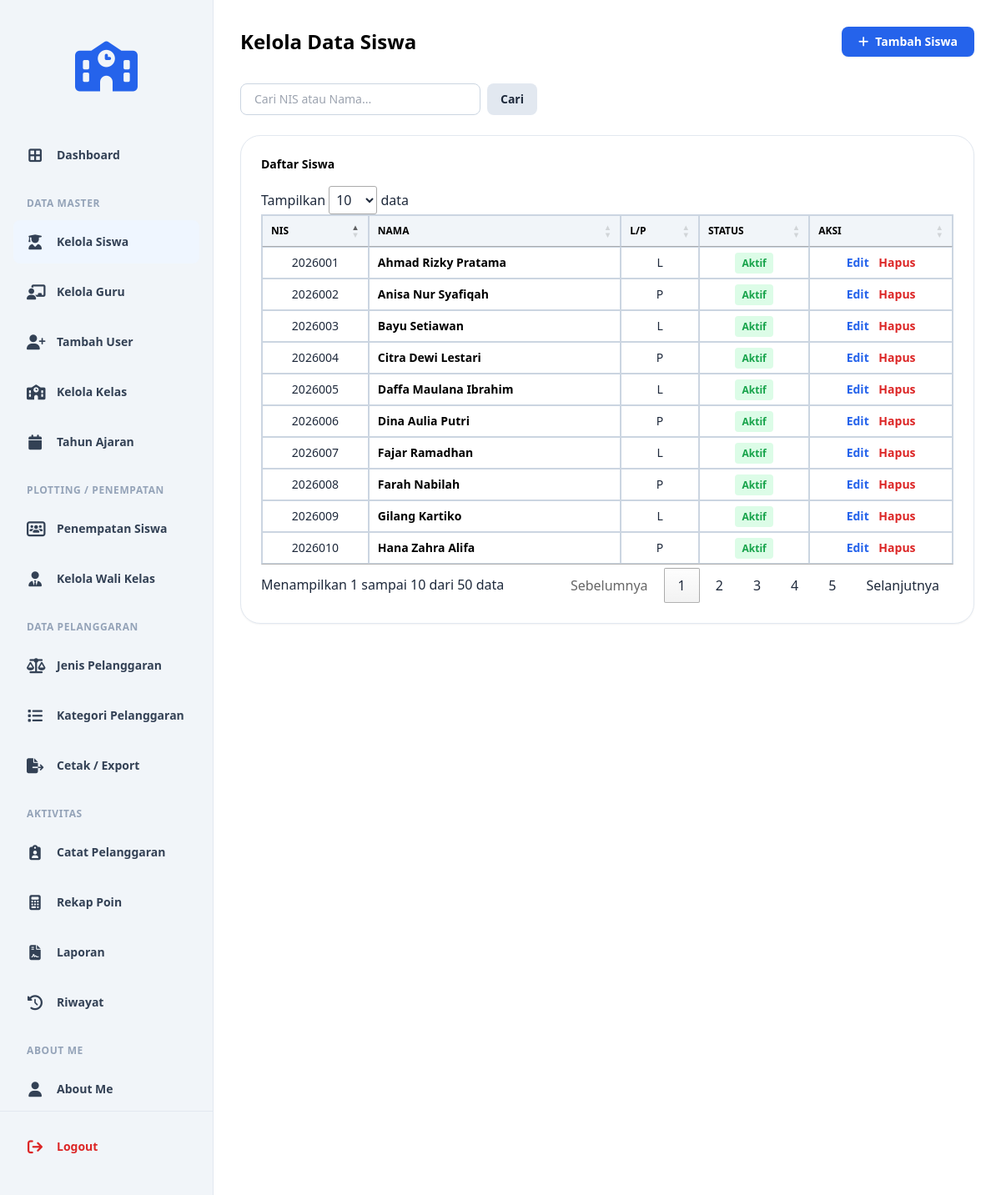
Page /kelola_siswa.php (signed in) on the earlier database version.
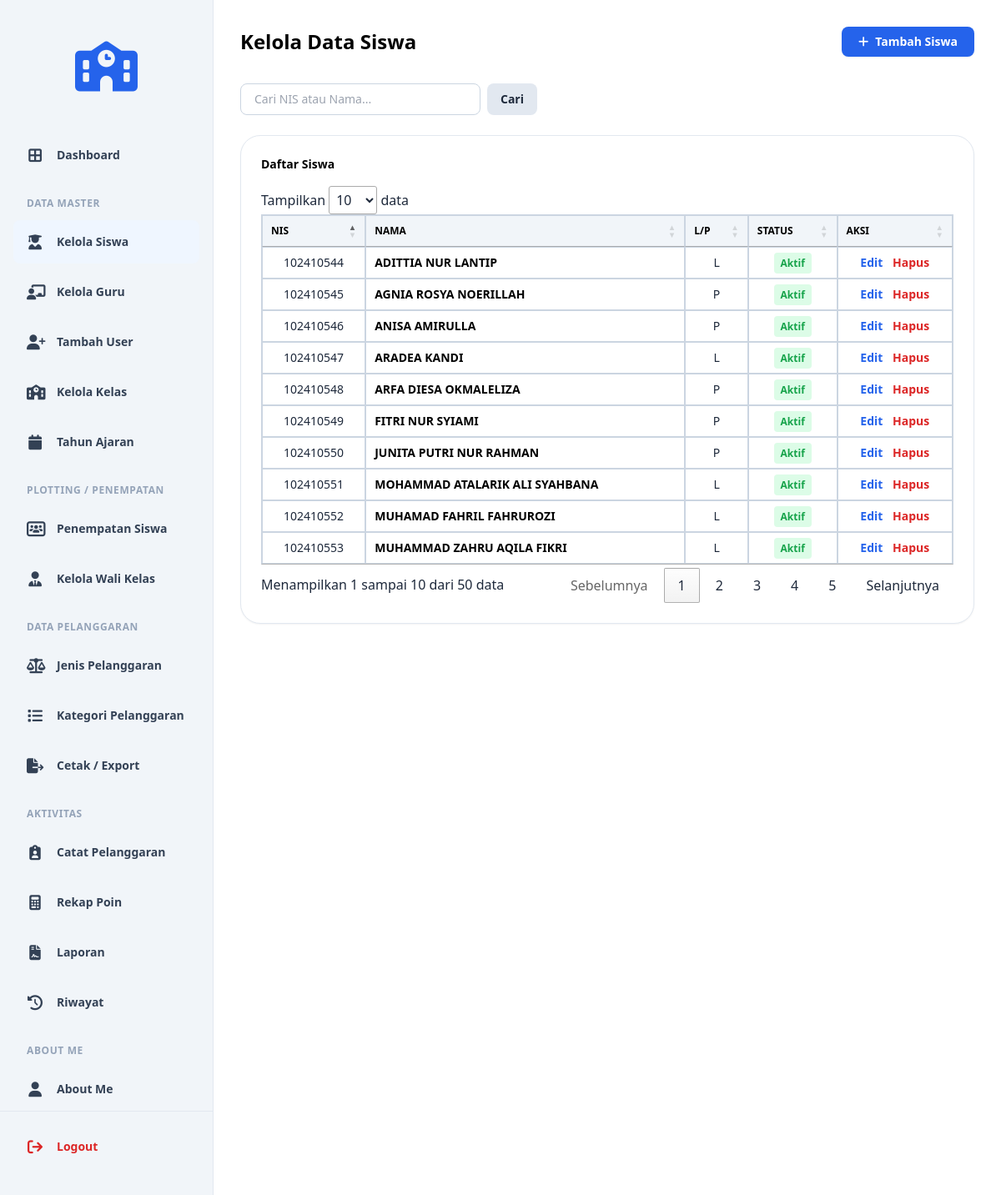
Same page on the later database version.
### tables this page shows
CREATE TABLE `t_siswa` (
  `id` int(11) NOT NULL,
  `nis` varchar(20) DEFAULT NULL,
  `nisn` varchar(20) DEFAULT NULL,
  `nama` varchar(150) DEFAULT NULL,
  `jenis_kelamin` varchar(4) NOT NULL,
  `tanggal_lahir` date NOT NULL,
  `alamat` text NOT NULL,
  `status_aktif` tinyint(1) NOT NULL,
  `created_at` timestamp NOT NULL DEFAULT current_timestamp(),
  `updated_at` timestamp NOT NULL DEFAULT current_timestamp()
);

### kelola_siswa.php (the view, shortened to what this page needs)
<?php
include 'config/koneksi.php';
$search = $_GET['search'] ?? '';
$where = "";
$query_data = "SELECT * FROM t_siswa $where ORDER BY id DESC";
$result = mysqli_query($koneksi, $query_data);
?>
<!DOCTYPE html>
<html lang="id">
<head>
    <?php include 'layouts/head.php'; ?>
    <link rel="stylesheet" href="https://cdn.datatables.net/1.13.6/css/jquery.dataTables.min.css">
</head>
<body class="bg-white text-slate-800 font-sans">
    <div class="flex min-h-screen">
        <?php include 'layouts/sidebar.php'; ?>
        <main class="flex-1 p-8 bg-white overflow-y-auto">
            <div class="flex justify-between items-center mb-8">
                <h1 class="text-2xl font-bold text-black">Kelola Data Siswa</h1>
                <a href="tambah_siswa.php" class="bg-blue-600 hover:bg-blue-700 text-white px-5 py-2 rounded-lg font-bold text-sm shadow-sm transition flex items-center gap-2">
                    <i class="fa-solid fa-plus"></i> Tambah Siswa
                </a>
            </div>
            <form method="GET" class="mb-6 flex gap-2">
                <input type="text" name="search" value="<?php echo htmlspecialchars($search); ?>" placeholder="Cari NIS atau Nama..." class="px-4 py-2 border border-slate-300 rounded-lg text-sm w-72 focus:outline-none focus:border-blue-600">
                <button type="submit" class="bg-slate-200 hover:bg-slate-300 text-slate-800 px-4 py-2 rounded-lg text-sm font-bold">Cari</button>
            </form>
            <div class="bg-white p-6 rounded-[1.5rem] shadow-sm border border-slate-200">
                <h3 class="text-sm font-bold text-black mb-4">Daftar Siswa</h3>
                <div class="overflow-x-auto">
                    <table id="tabelData" class="w-full border-collapse border border-slate-300">
                        <thead class="bg-slate-100">
                            <tr>
                                <th class="border border-slate-300 px-4 py-3 text-xs font-bold text-black uppercase text-center">NIS</th>
                                <th class="border border-slate-300 px-4 py-3 text-xs font-bold text-black uppercase text-left">NAMA</th>
                                <th class="border border-slate-300 px-4 py-3 text-xs font-bold text-black uppercase text-center">L/P</th>
                                <th class="border border-slate-300 px-4 py-3 text-xs font-bold text-black uppercase text-center">STATUS</th>
                                <th class="border border-slate-300 px-4 py-3 text-xs font-bold text-black uppercase text-center">AKSI</th>
                            </tr>
                        </thead>
                        <tbody>
                            <?php if ($result && mysqli_num_rows($result) > 0): ?>
                                <?php while ($data = mysqli_fetch_assoc($result)): ?>
                                    <tr class="hover:bg-slate-50">
                                        <td class="border border-slate-300 px-4 py-3 text-sm text-center"><?php echo htmlspecialchars($data['nis']); ?></td>
                                        <td class="border border-slate-300 px-4 py-3 text-sm font-bold text-black"><?php echo htmlspecialchars($data['nama']); ?></td>
                                        <td class="border border-slate-300 px-4 py-3 text-sm text-center"><?php echo $data['jenis_kelamin']; ?></td>
                                        <td class="border border-slate-300 px-4 py-3 text-sm text-center">
                                            <?php echo $data['status_aktif'] == 1 ? '<span class="text-green-600 font-bold bg-green-100 px-2 py-1 rounded text-xs">Aktif</span>' : '<span class="text-slate-500 font-bold bg-slate-100 px-2 py-1 rounded text-xs">Non-Aktif</span>'; ?>
                                        </td>
                                        <td class="border border-slate-300 px-4 py-3 text-sm text-center">
                                            <a href="edit_siswa.php?id=<?php echo $data['id']; ?>" class="text-blue-600 font-bold mr-2 hover:underline">Edit</a>
                                            <a href="kelola_siswa.php?delete_id=<?php echo $data['id']; ?>" onclick="return confirm('Hapus siswa ini?')" class="text-red-600 font-bold hover:underline">Hapus</a>
                                        </td>
                                    </tr>
                                <?php endwhile; ?>
                            <?php else: ?>
                                <tr><td colspan="5" class="border border-slate-300 px-4 py-8 text-center text-slate-500 font-bold">Belum ada data.</td></tr>
                            <?php endif; ?>
                        </tbody>
                    </table>
                </div>
            </div>
        </main>
    </div>
</body>
</html>

### layouts/head.php (shortened to what this page needs)
<script src="https://cdn.tailwindcss.com"></script>
<link href="https://cdnjs.cloudflare.com/ajax/libs/font-awesome/6.4.0/css/all.min.css" rel="stylesheet">

### layouts/sidebar.php
<?php
$dashboard_link = 'dashboard.php';
$current_page = basename($_SERVER['PHP_SELF']);
$role = $_SESSION['role'] ?? '';
?>
<aside class="w-64 bg-slate-100 flex flex-col hidden md:flex shrink-0 border-r border-slate-200">
    <div class="flex items-center justify-center h-32 mt-4">
        <i class="fa-solid fa-school text-6xl text-blue-600"></i>
    </div>
    <nav class="flex-1 px-4 space-y-2 mt-4 overflow-y-auto">
        <a href="<?php echo $dashboard_link; ?>" class="flex items-center gap-4 px-4 py-3 text-sm font-bold text-slate-700 hover:text-blue-600 transition <?php echo ($current_page == 'dashboard.php') ? 'text-blue-600 bg-blue-50 rounded-lg' : ''; ?>">
            <i class="fa-solid fa-border-all text-lg w-5 text-center"></i> Dashboard
        </a>
        <?php if ($role === 'Admin'): ?>
            <div class="pt-4 pb-1">
                <p class="px-4 text-xs font-bold text-slate-400 uppercase tracking-wider">Data Master</p>
            </div>
            <a href="kelola_siswa.php" class="flex items-center gap-4 px-4 py-3 text-sm font-bold text-slate-700 hover:text-blue-600 transition <?php echo $current_page == 'kelola_siswa.php' ? 'text-blue-600 bg-blue-50 rounded-lg' : ''; ?>">
                <i class="fa-solid fa-user-graduate text-lg w-5 text-center"></i> Kelola Siswa
            </a>
            <a href="kelola_guru.php" class="flex items-center gap-4 px-4 py-3 text-sm font-bold text-slate-700 hover:text-blue-600 transition <?php echo $current_page == 'kelola_guru.php' ? 'text-blue-600 bg-blue-50 rounded-lg' : ''; ?>">
                <i class="fa-solid fa-chalkboard-user text-lg w-5 text-center"></i> Kelola Guru
            </a>
            <a href="tambah_user.php" class="flex items-center gap-4 px-4 py-3 text-sm font-bold text-slate-700 hover:text-blue-600 transition <?php echo $current_page == 'tambah_user.php' ? 'text-blue-600 bg-blue-50 rounded-lg' : ''; ?>">
                <i class="fa-solid fa-user-plus text-lg w-5 text-center"></i> Tambah User
            </a>
            <a href="kelola_kelas.php" class="flex items-center gap-4 px-4 py-3 text-sm font-bold text-slate-700 hover:text-blue-600 transition <?php echo $current_page == 'kelola_kelas.php' ? 'text-blue-600 bg-blue-50 rounded-lg' : ''; ?>">
                <i class="fa-solid fa-school text-lg w-5 text-center"></i> Kelola Kelas
            </a>
            <a href="kelola_tahun_ajaran.php" class="flex items-center gap-4 px-4 py-3 text-sm font-bold text-slate-700 hover:text-blue-600 transition <?php echo $current_page == 'kelola_tahun_ajaran.php' ? 'text-blue-600 bg-blue-50 rounded-lg' : ''; ?>">
                <i class="fa-solid fa-calendar text-lg w-5 text-center"></i> Tahun Ajaran
            </a>
            <div class="pt-4 pb-1">
                <p class="px-4 text-xs font-bold text-slate-400 uppercase tracking-wider">Plotting / Penempatan</p>
            </div>
            <a href="penempatan_siswa.php" class="flex items-center gap-4 px-4 py-3 text-sm font-bold text-slate-700 hover:text-blue-600 transition <?php echo $current_page == 'penempatan_siswa.php' ? 'text-blue-600 bg-blue-50 rounded-lg' : ''; ?>">
                <i class="fa-solid fa-users-rectangle text-lg w-5 text-center"></i> Penempatan Siswa
            </a>
            <a href="walikelas.php" class="flex items-center gap-4 px-4 py-3 text-sm font-bold text-slate-700 hover:text-blue-600 transition <?php echo $current_page == 'walikelas.php' ? 'text-blue-600 bg-blue-50 rounded-lg' : ''; ?>">
                <i class="fa-solid fa-user-tie text-lg w-5 text-center"></i> Kelola Wali Kelas
            </a>
            <div class="pt-4 pb-1">
                <p class="px-4 text-xs font-bold text-slate-400 uppercase tracking-wider">Data Pelanggaran</p>
            </div>
            <a href="kelola_jenis_pelanggaran.php" class="flex items-center gap-4 px-4 py-3 text-sm font-bold text-slate-700 hover:text-blue-600 transition <?php echo $current_page == 'kelola_jenis_pelanggaran.php' ? 'text-blue-600 bg-blue-50 rounded-lg' : ''; ?>">
                <i class="fa-solid fa-scale-balanced text-lg w-5 text-center"></i> Jenis Pelanggaran
            </a>
            <a href="kelola_kategori_pelanggaran.php" class="flex items-center gap-4 px-4 py-3 text-sm font-bold text-slate-700 hover:text-blue-600 transition <?php echo $current_page == 'kelola_kategori_pelanggaran.php' ? 'text-blue-600 bg-blue-50 rounded-lg' : ''; ?>">
                <i class="fa-solid fa-list text-lg w-5 text-center"></i> Kategori Pelanggaran
            </a>
            <a href="cetak_export.php" class="flex items-center gap-4 px-4 py-3 text-sm font-bold text-slate-700 hover:text-blue-600 transition <?php echo $current_page == 'cetak_export.php' ? 'text-blue-600 bg-blue-50 rounded-lg' : ''; ?>">
                <i class="fa-solid fa-file-export text-lg w-5 text-center"></i> Cetak / Export
            </a>
        <?php endif; ?>
        <div class="pt-4 pb-1">
            <p class="px-4 text-xs font-bold text-slate-400 uppercase tracking-wider">Aktivitas</p>
        </div>
        <a href="catatan_pelanggaran.php" class="flex items-center gap-4 px-4 py-3 text-sm font-bold text-slate-700 hover:text-blue-600 transition <?php echo $current_page == 'catatan_pelanggaran.php' ? 'text-blue-600 bg-blue-50 rounded-lg' : ''; ?>">
            <i class="fa-solid fa-clipboard-user text-lg w-5 text-center"></i> Catat Pelanggaran
        </a>
        <a href="rekap_point.php" class="flex items-center gap-4 px-4 py-3 text-sm font-bold text-slate-700 hover:text-blue-600 transition <?php echo $current_page == 'rekap_point.php' ? 'text-blue-600 bg-blue-50 rounded-lg' : ''; ?>">
            <i class="fa-solid fa-calculator text-lg w-5 text-center"></i> Rekap Poin
        </a>
        <a href="laporan.php" class="flex items-center gap-4 px-4 py-3 text-sm font-bold text-slate-700 hover:text-blue-600 transition <?php echo $current_page == 'laporan.php' ? 'text-blue-600 bg-blue-50 rounded-lg' : ''; ?>">
            <i class="fa-solid fa-file-contract text-lg w-5 text-center"></i> Laporan
        </a>
        <a href="riwayat.php" class="flex items-center gap-4 px-4 py-3 text-sm font-bold text-slate-700 hover:text-blue-600 transition <?php echo $current_page == 'riwayat.php' ? 'text-blue-600 bg-blue-50 rounded-lg' : ''; ?>">
            <i class="fa-solid fa-clock-rotate-left text-lg w-5 text-center"></i> Riwayat
        </a>
        <?php if ($role === 'Admin'): ?>
        <div class="pt-4 pb-1">
            <p class="px-4 text-xs font-bold text-slate-400 uppercase tracking-wider">About Me</p>
        </div>
        <a href="aboutme.php" class="flex items-center gap-4 px-4 py-3 text-sm font-bold text-slate-700 hover:text-blue-600 transition <?php echo $current_page == 'aboutme.php' ? 'text-blue-600 bg-blue-50 rounded-lg' : ''; ?>">
            <i class="fa-solid fa-user text-lg w-5 text-center"></i> About Me
        </a>
        <?php endif; ?>
    </nav>
    <div class="p-4 mb-4 border-t border-slate-200">
        <a href="logout.php" class="flex items-center gap-4 px-4 py-3 text-sm font-bold text-red-600 hover:bg-red-50 rounded-lg transition">
            <i class="fa-solid fa-arrow-right-from-bracket text-lg w-5 text-center"></i> Logout
        </a>
    </div>
</aside>

Differences in the rows shown:
removed t_siswa: nis "2026010", nama "Hana Zahra Alifa", jenis_kelamin "P", status_aktif "Aktif"
removed t_siswa: nis "2026009", nama "Gilang Kartiko", jenis_kelamin "L", status_aktif "Aktif"
removed t_siswa: nis "2026008", nama "Farah Nabilah", jenis_kelamin "P", status_aktif "Aktif"
removed t_siswa: nis "2026007", nama "Fajar Ramadhan", jenis_kelamin "L", status_aktif "Aktif"
removed t_siswa: nis "2026006", nama "Dina Aulia Putri", jenis_kelamin "P", status_aktif "Aktif"
removed t_siswa: nis "2026005", nama "Daffa Maulana Ibrahim", jenis_kelamin "L", status_aktif "Aktif"
removed t_siswa: nis "2026004", nama "Citra Dewi Lestari", jenis_kelamin "P", status_aktif "Aktif"
removed t_siswa: nis "2026003", nama "Bayu Setiawan", jenis_kelamin "L", status_aktif "Aktif"
removed t_siswa: nis "2026002", nama "Anisa Nur Syafiqah", jenis_kelamin "P", status_aktif "Aktif"
removed t_siswa: nis "2026001", nama "Ahmad Rizky Pratama", jenis_kelamin "L", status_aktif "Aktif"
added t_siswa: nis "102410553", nama "MUHAMMAD ZAHRU AQILA FIKRI", jenis_kelamin "L", status_aktif "Aktif"
added t_siswa: nis "102410552", nama "MUHAMAD FAHRIL FAHRUROZI", jenis_kelamin "L", status_aktif "Aktif"
added t_siswa: nis "102410551", nama "MOHAMMAD ATALARIK ALI SYAHBANA", jenis_kelamin "L", status_aktif "Aktif"
added t_siswa: nis "102410550", nama "JUNITA PUTRI NUR RAHMAN", jenis_kelamin "P", status_aktif "Aktif"
added t_siswa: nis "102410549", nama "FITRI NUR SYIAMI", jenis_kelamin "P", status_aktif "Aktif"
added t_siswa: nis "102410548", nama "ARFA DIESA OKMALELIZA", jenis_kelamin "P", status_aktif "Aktif"
added t_siswa: nis "102410547", nama "ARADEA KANDI", jenis_kelamin "L", status_aktif "Aktif"
added t_siswa: nis "102410546", nama "ANISA AMIRULLA", jenis_kelamin "P", status_aktif "Aktif"
added t_siswa: nis "102410545", nama "AGNIA ROSYA NOERILLAH", jenis_kelamin "P", status_aktif "Aktif"
added t_siswa: nis "102410544", nama "ADITTIA NUR LANTIP", jenis_kelamin "L", status_aktif "Aktif"
